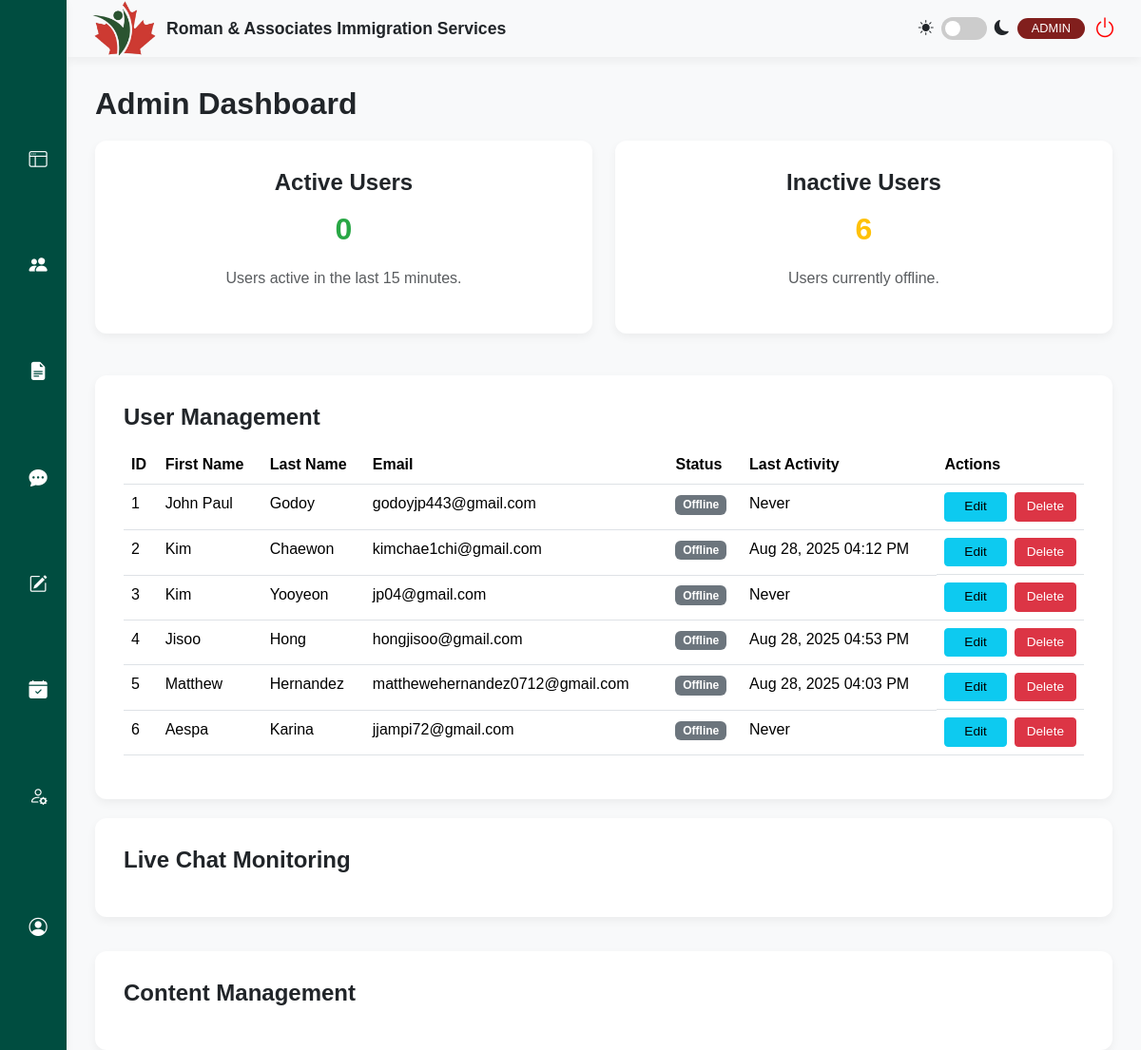
Before: /admin/admin.php with the older database file.
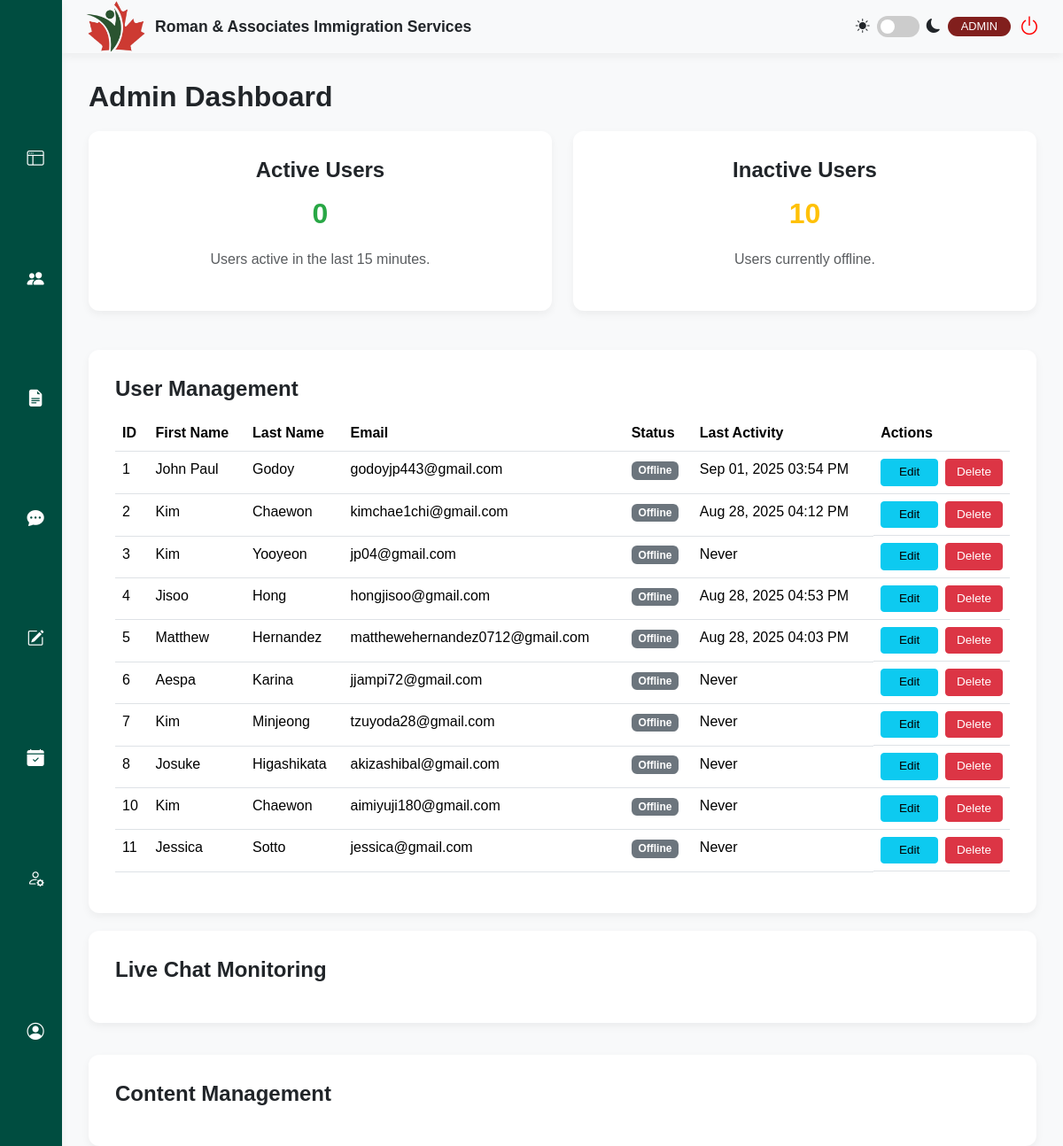
After: the same page with the newer database file.
### tables this page shows
CREATE TABLE `users` (
  `id` int(11) NOT NULL,
  `firstName` varchar(50) NOT NULL,
  `lastName` varchar(50) NOT NULL,
  `address` varchar(255) NOT NULL,
  `phone` varchar(20) NOT NULL,
  `email` varchar(100) NOT NULL,
  `password` varchar(255) NOT NULL,
  `profileImage` varchar(255) DEFAULT NULL,
  `location` varchar(255) DEFAULT NULL,
  `birthday` date DEFAULT NULL,
  `facebook` varchar(255) DEFAULT NULL,
  `instagram` varchar(255) DEFAULT NULL,
  `gmail` varchar(255) DEFAULT NULL,
  `email_notifications` tinyint(1) NOT NULL DEFAULT 1,
  `dark_mode` tinyint(1) NOT NULL DEFAULT 0,
  `documents_uploaded` tinyint(1) NOT NULL DEFAULT 0,
  `profile_picture_uploaded` tinyint(1) NOT NULL DEFAULT 0,
  `birthday_added` tinyint(1) NOT NULL DEFAULT 0,
  `social_links_added` tinyint(1) NOT NULL DEFAULT 0,
  `has_seen_tour` tinyint(1) NOT NULL DEFAULT 0,
  `role` varchar(50) NOT NULL DEFAULT 'client',
  `status` varchar(50) NOT NULL DEFAULT 'Inactive',
  `last_login` datetime DEFAULT NULL,
  `last_activity` datetime DEFAULT NULL,
  `reset_token_hash` varchar(64) DEFAULT NULL,
  `reset_token_expires_at` datetime DEFAULT NULL
);

### admin/_user_table.php (the view)
<div class="content-card">
    <div class="d-flex justify-content-between align-items-center mb-3">
        <h2 class="mb-0">User Management</h2>
    </div>
    <div class="table-responsive">
        <table class="table table-hover">
            <thead>
                <tr>
                    <th>ID</th>
                    <th>First Name</th>
                    <th>Last Name</th>
                    <th>Email</th>
                    <th>Status</th>
                    <th>Last Activity</th>
                    <th>Actions</th>
                </tr>
            </thead>
            <tbody id="userTableBody">
                <?php
                if (isset($users) && is_array($users)) {
                    $threshold_time = strtotime("-$active_threshold minutes");
                    foreach ($users as $user) {
                        $is_online = !empty($user['last_activity']) && strtotime($user['last_activity']) >= $threshold_time;
                        $statusBadgeClass = $is_online ? 'bg-success' : 'bg-secondary';
                        $statusText = $is_online ? 'Online' : 'Offline';
                        $lastActivityDisplay = !empty($user['last_activity']) ? date("M d, Y h:i A", strtotime($user['last_activity'])) : 'Never';
                        echo "<tr id='user-row-" . htmlspecialchars($user['id']) . "'>";
                        echo "<td>" . htmlspecialchars($user['id']) . "</td>";
                        echo "<td>" . htmlspecialchars($user['firstName']) . "</td>";
                        echo "<td>" . htmlspecialchars($user['lastName']) . "</td>";
                        echo "<td>" . htmlspecialchars($user['email']) . "</td>";
                        echo "<td><span class=\"badge " . $statusBadgeClass . "\">" . $statusText . "</span></td>";
                        echo "<td>" . $lastActivityDisplay . "</td>";
                        echo '<td>
                                <button class="btn btn-sm btn-info me-1 edit-btn" data-bs-toggle="modal" data-bs-target="#editUserModal" data-user-id="' . htmlspecialchars($user['id']) . '">Edit</button>
                                <button class="btn btn-sm btn-danger delete-btn" data-bs-toggle="modal" data-bs-target="#deleteConfirmModal" data-user-id="' . htmlspecialchars($user['id']) . '">Delete</button>
                              </td>';
                        echo "</tr>";
                    }
                }
                ?>
            </tbody>
        </table>
    </div>
</div>

### admin/admin.php (shortened to what this page needs)
<?php
require_once '../config.php';
$active_threshold = 15;
$sql_active = "SELECT COUNT(id) AS active_count FROM users WHERE last_activity >= NOW() - INTERVAL ? SECOND";
$stmt_active = $conn->prepare($sql_active);
$stmt_active->bind_param("i", $active_threshold);
$stmt_active->execute();
$result_active = $stmt_active->get_result();
$active_row = $result_active->fetch_assoc();
$active_users = $active_row['active_count'];
$sql_total = "SELECT COUNT(id) AS total_count FROM users";
$result_total = $conn->query($sql_total);
$total_row = $result_total->fetch_assoc();
$total_users = $total_row['total_count'];
$inactive_users = $total_users - $active_users;
$users = [];
$sql_users = "SELECT id, firstName, lastName, email, status, last_login, role, last_activity FROM users ORDER BY id ASC";
if ($result = $conn->query($sql_users)) {
    while ($row = $result->fetch_assoc()) {
        $users[] = $row;
    }
} else {
    echo "ERROR: Could not execute user list query. " . $conn->error;
}
?>
<!doctype html>
<html lang="en">
<head>
    <link href="https://cdn.jsdelivr.net/npm/bootstrap@5.3.3/dist/css/bootstrap.min.css" rel="stylesheet">
    <link rel="stylesheet" href="https://cdn.jsdelivr.net/npm/bootstrap-icons@1.11.3/font/bootstrap-icons.min.css">
    <link rel="stylesheet" href="style.css">
</head>
<body>
    <div class="main-wrapper">
        <?php require_once 'sidebar.php' ?>
        <div class="content-area">
            <?php require_once 'header.php' ?>
            <main class="main-content">
                <h1>Admin Dashboard</h1>
                <div class="row g-4 mb-4">
                    <div class="col-md-6">
                        <div class="content-card text-center">
                            <h2>Active Users</h2>
                            <h1 id="activeUserCount" class="display-4" style="color: #28a745;"><?php echo $active_users; ?></h1>
                            <p class="text-muted">Users active in the last <?php echo $active_threshold; ?> minutes.</p>
                        </div>
                    </div>
                    <div class="col-md-6">
                        <div class="content-card text-center">
                            <h2>Inactive Users</h2>
                            <h1 id="inactiveUserCount" class="display-4" style="color: #ffc107;"><?php echo $inactive_users; ?></h1>
                            <p class="text-muted">Users currently offline.</p>
                        </div>
                    </div>
                </div>
                <?php require_once '_user_table.php'; ?>
                <div class="content-card">
                    <h2>Live Chat Monitoring</h2>
                    </div>
                <div class="content-card my-3">
                    <h2>Content Management</h2>
                    </div>
            </main>
        </div>
    </div>
</body>
</html>

### admin/sidebar.php (shortened to what this page needs)
<aside class="sidebar d-flex flex-column">
    <nav class="nav">
        <a class="nav-link <?php echo ($active_page === 'dashboard') ? 'active' : ''; ?>" href="admin.php">
            <i class="bi bi-window-sidebar"></i><span>Dashboard</span>
        </a>
        <a class="nav-link <?php echo ($active_page === 'user_management') ? 'active' : ''; ?>" href="user_management.php">
            <i class="bi bi-people-fill"></i><span>User Management</span>
        </a>
        <a class="nav-link <?php echo ($active_page === 'application_management') ? 'active' : ''; ?>" href="application_management.php">
            <i class="bi bi-file-earmark-text-fill"></i><span>Application Management</span>
        </a>
        <a class="nav-link <?php echo ($active_page === 'chat_management') ? 'active' : ''; ?>" href="chat_management.php">
            <i class="bi bi-chat-dots-fill"></i><span>Chat Management</span>
        </a>
        <a class="nav-link <?php echo ($active_page === 'content_management') ? 'active' : ''; ?>" href="content_management.php">
            <i class="bi bi-pencil-square"></i><span>Content Management</span>
        </a>
         <a class="nav-link <?php echo ($active_page === 'booking_management') ? 'active' : ''; ?>" href="booking_management.php">
            <i class="bi bi-calendar-check-fill"></i><span>Booking Management</span>
        </a>
         <a class="nav-link <?php echo ($active_page === 'admin_profile') ? 'active' : ''; ?>" href="admin_profile.php">
            <i class="bi bi-person-gear"></i><span>Admin Profiles</span>
        </a>
        <a class="nav-link mt-auto <?php echo ($active_page === 'profile') ? 'active' : ''; ?>" href="profile.php">
            <i class="bi bi-person-circle"></i><span>Profile</span>
        </a>
    </nav>
</aside>

### admin/header.php (shortened to what this page needs)
<link rel="stylesheet" href="style.css">
<header class="header">
    <div class="header-brand d-flex align-items-center">
        <img src="../img/logoulit.png" alt="RAIS Logo Light" class="header-logo-img light-mode-logo">
        <span class="header-title d-none d-sm-block">Roman & Associates Immigration Services</span>
    </div>
    <div class="user-status d-flex align-items-center gap-2">
        <div class="theme-switch-wrapper">
            <i class="bi bi-sun-fill"></i>
            <label class="theme-switch" for="theme-checkbox">
                <div class="slider round"></div>
            </label>
            <i class="bi bi-moon-fill"></i>
        </div>
        <span class="badge">ADMIN</span>
        <a href="../logout.php" class="btn btn-link"><i class="bi bi-power"></i></a>
    </div>
</header>

### admin/style.css (style rules this page uses)
:root { --rais-bg-light: #f8f9fa; --rais-border-color: #dee2e6; --rais-button-maroon: #811F1D; --rais-card-bg: #ffffff; --rais-dark-green: #00332c; --rais-light-gray: #f8f9fa; --rais-primary-green: #004d40; --rais-shadow: 0 4px 10px rgba(0, 0, 0, 0.05); --rais-text-dark: #212529; --rais-text-light: #6c757d; }
body { background-color: var(--rais-light-gray); color: var(--rais-text-dark); font-family: 'Poppins', sans-serif; overflow: hidden; transition: background-color 0.3s, color 0.3s; }
.content-area { flex-grow: 1; height: 100vh; margin-left: 70px; overflow-y: auto; }
.content-card { background-color: var(--rais-card-bg); border-radius: 12px; box-shadow: var(--rais-shadow); margin-bottom: 20px; padding: 30px; }
.content-card h2 { font-size: 1.5rem; font-weight: 600; margin-bottom: 15px; }
.header { align-items: center; background-color: var(--rais-bg-light); box-shadow: var(--rais-shadow); display: flex; height: 60px; justify-content: space-between; padding: 0 25px; position: sticky; top: 0; z-index: 1020; }
.header-brand { gap: 10px; }
.header-logo-img { height: 70px; object-fit: contain; width: auto; }
.header-logo-img.light-mode-logo { display: block; }
.header-title { color: var(--rais-text-dark); font-size: 1.1rem; font-weight: 600; white-space: nowrap; }
.main-content { display: flex; flex-direction: column; flex-grow: 1; height: calc(100vh - 60px); padding: 30px; }
.main-content h1 { font-size: 2rem; font-weight: 700; margin-bottom: 20px; }
.main-wrapper { display: flex; height: 100vh; }
.sidebar { background-color: var(--rais-primary-green); width: 70px; flex-shrink: 0; color: white; padding: 30px 0; box-shadow: var(--rais-shadow); transition: width 0.3s ease-in-out; overflow: hidden; position: fixed; top: 0; height: 100vh; display: flex; flex-direction: column; z-index: 1031; }
.sidebar .nav { flex: 1 1 auto; overflow-y: auto; overflow-x: hidden; min-height: 0; }
.sidebar .nav-link { color: white; font-weight: 500; padding: 15px 30px; display: flex; align-items: center; gap: 15px; white-space: nowrap; transition: background-color 0.3s ease; }
.sidebar .nav-link i { font-size: 1.2rem; min-width: 20px; text-align: center; transition: transform 0.2s ease-in-out; }
.slider { background-color: #ccc; bottom: 0; cursor: pointer; left: 0; position: absolute; right: 0; top: 0; transition: .4s; }
.slider.round { border-radius: 34px; }
.slider.round:before { border-radius: 50%; }
.slider:before { background-color: #fff; bottom: 4px; content: ""; height: 16px; left: 4px; position: absolute; transition: .4s; width: 16px; }
.table .btn { font-size: 0.85rem; margin: 2px; min-width: 75px; }
.table td, .table th { transition: background-color 0.3s, color 0.3s; }
.table-responsive { margin-top: 15px; }
.theme-switch { display: inline-block; height: 24px; position: relative; width: 48px; }
.theme-switch-wrapper { align-items: center; display: flex; }
.theme-switch-wrapper i { color: var(--rais-text-dark); font-size: 1rem; }
.theme-switch-wrapper .bi-moon-fill { margin-left: 8px; }
.theme-switch-wrapper .bi-sun-fill { margin-right: 8px; }
.user-status { align-items: center; display: flex; gap: 15px; }
.user-status .badge { background-color: var(--rais-button-maroon); border-radius: 20px; font-size: 0.8rem; font-weight: 500; padding: 5px 15px; }
.user-status .btn { font-size: 1.5rem; padding: 0; }
.user-status .btn .bi-power { color: red; }
.table td:has(.btn + .btn) { display: grid; align-items: center; gap: 8px; }
@media (min-width: 769px) { .table td:has(.btn + .btn) { grid-template-columns: 1fr 1fr; } }
.table td:has(.btn + .btn) .btn { width: 100%; margin: 0; min-width: 0; }

### admin/sidebar.php (style rules this page uses)
.sidebar { height: 100vh; display: flex; flex-direction: column; }
.sidebar .nav { flex: 1 1 auto; min-height: 0; overflow-y: auto; -webkit-overflow-scrolling: touch; scrollbar-width: none; }
.sidebar .nav-link { width:100%; height:auto; }

Changed rows visible on the page:
changed users "John Paul": last_activity "Never" → "Sep 01, 2025 03:54 PM"
added users: id "7", firstName "Kim", lastName "Minjeong", email "tzuyoda28@gmail.com", last_activity "Offline", last_activity "Never"
added users: id "8", firstName "Josuke", lastName "Higashikata", email "akizashibal@gmail.com", last_activity "Offline", last_activity "Never"
added users: id "10", firstName "Kim", lastName "Chaewon", email "aimiyuji180@gmail.com", last_activity "Offline", last_activity "Never"
added users: id "11", firstName "Jessica", lastName "Sotto", email "jessica@gmail.com", last_activity "Offline", last_activity "Never"
Other visible differences:
$inactive_users: "6" → "10"
